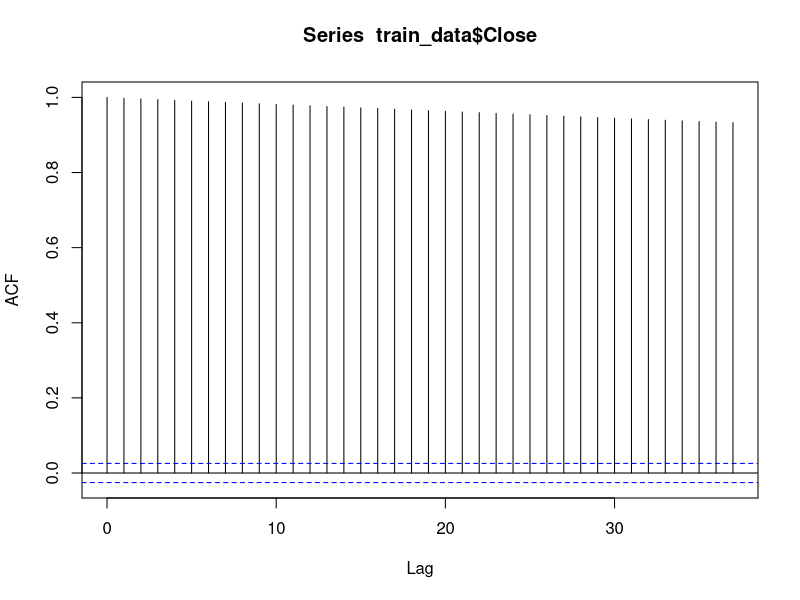
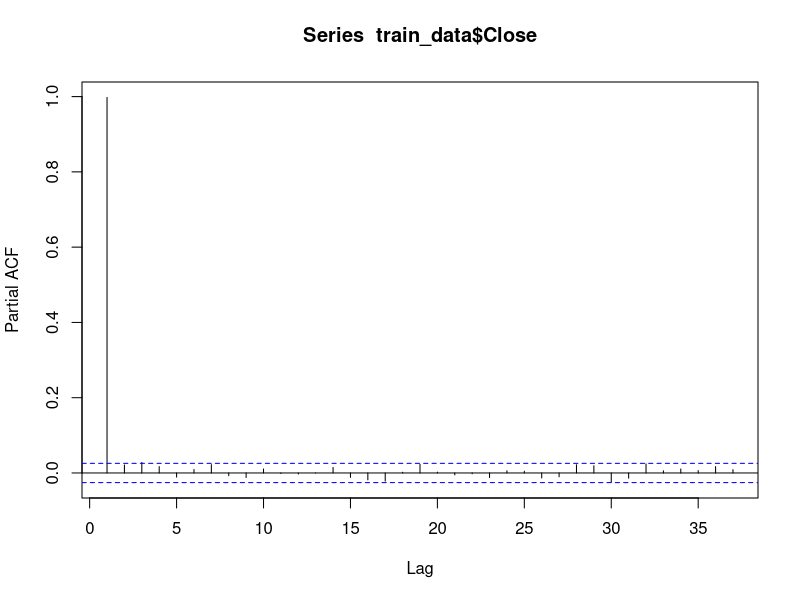
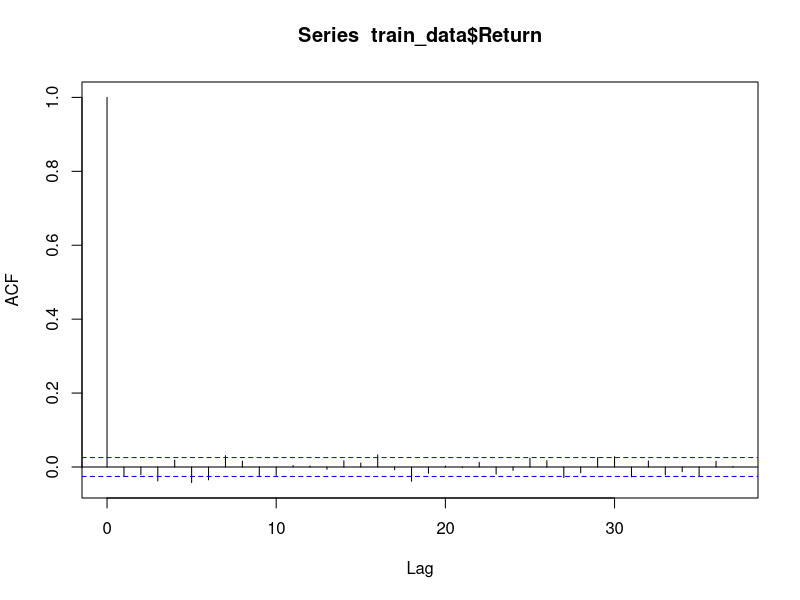
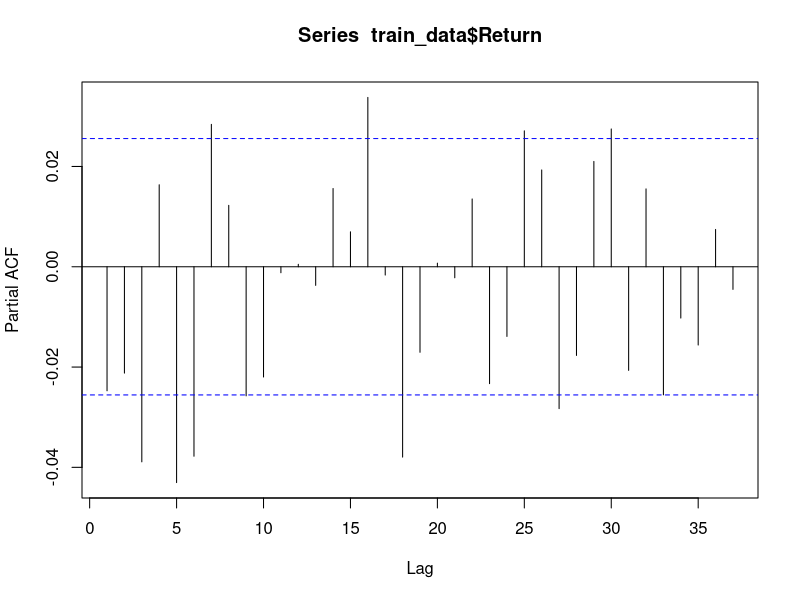
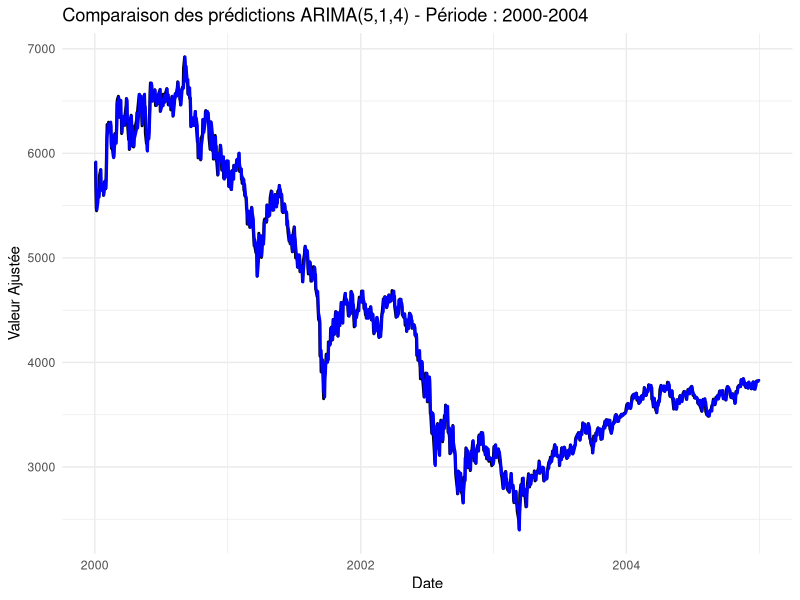
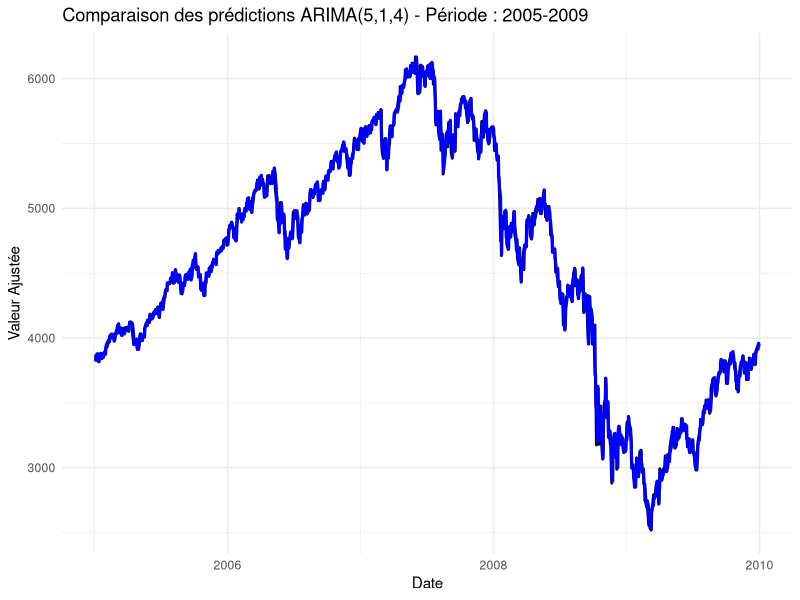
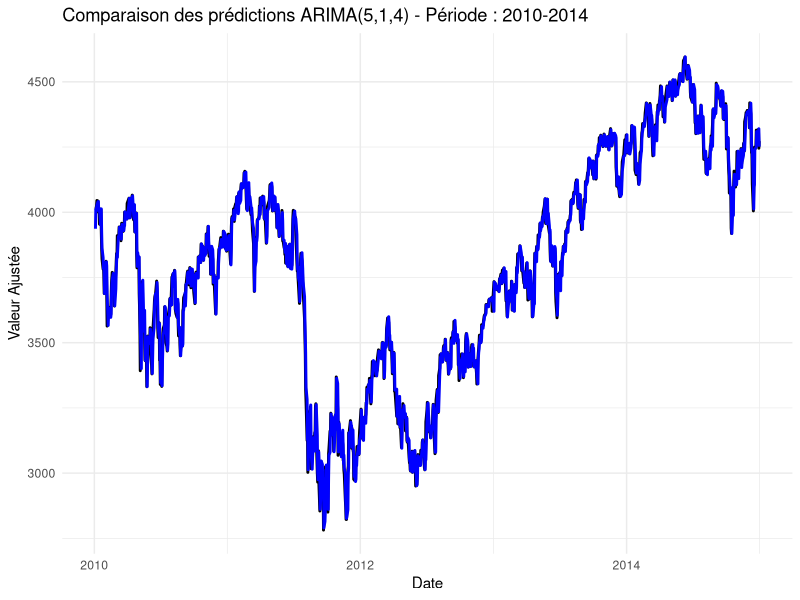
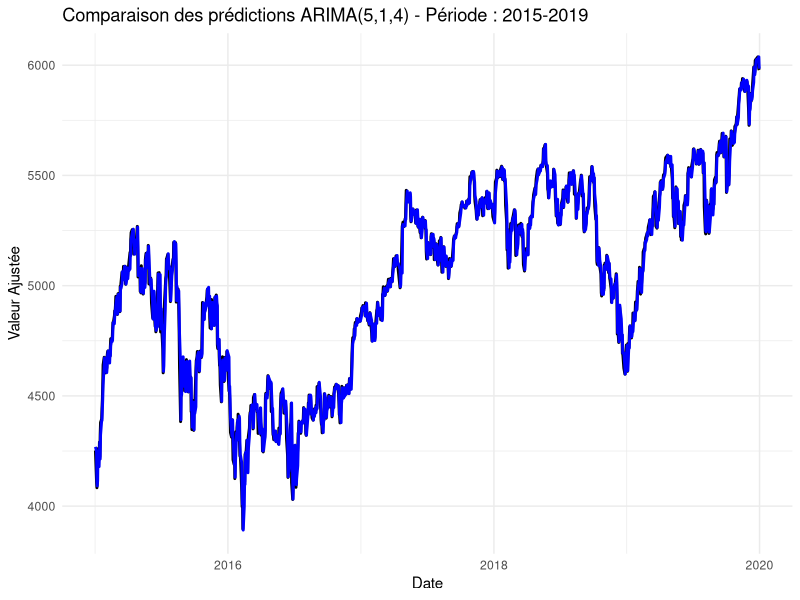

R code for these plots, in order: (Note: a time limit stopped this script after it produced the figures.)
## ---- chunk 1
knitr::opts_chunk$set(echo = TRUE)
## ---- chunk 2

if (!require("tidyverse")) install.packages("tidyverse")
if (!require("tseries")) install.packages("tseries")
if (!require("urca")) install.packages("urca")


library(dplyr)
library(tidyverse)
library(tseries)
library(urca)

## ---- chunk 3
final_database <- read_csv("final_database.csv", show_col_types = FALSE)
final_database$Date <- as.Date(final_database$Date)

numeric_columns <- setdiff(names(final_database), "Date")  
final_database[numeric_columns] <- lapply(final_database[numeric_columns], as.numeric)

## ---- chunk 4

train_data <- final_database %>% filter(Date < "2023-01-01")
test_data <- final_database %>% filter(Date >= "2023-01-01")

## ---- chunk 5
acf(train_data$Close)
pacf(train_data$Close)
acf(train_data$Return)
pacf(train_data$Return)
## ---- chunk 6
# Définir les paramètres pour les modèles ARMA
p_values <- 1:6  # Valeurs de p
q_values <- 1:6  # Valeurs de q

# Stocker les modèles et leurs résultats
models <- list()
valid_models <- list()
aic_values <- c()
bic_values <- c()
box_test_results <- list()

# Ajustement des modèles ARMA et vérification de la blancheur des résidus sur l'ensemble train
for (p in p_values) {
  for (q in q_values) {
    model_name <- paste0("ARIMA", p, q)
    
    # Ajuster le modèle ARMA(p, q) sur les train_data$Return
    models[[model_name]] <- arima(train_data$Close, order = c(p, 1, q))
    
    # Récupérer les résidus et effectuer le test de Ljung-Box
    resid <- residuals(models[[model_name]])
    box_test <- Box.test(resid, lag = 30)
    
    # Stocker le résultat du test
    box_test_results[[model_name]] <- box_test
    
    # Si les résidus sont blancs (p-value > 0.05), ajouter à la liste des modèles valides
    if (box_test$p.value > 0.05) {
      valid_models[[model_name]] <- models[[model_name]]
      aic_values[model_name] <- AIC(models[[model_name]])
      bic_values[model_name] <- BIC(models[[model_name]])
    }
  }
}

# Afficher les résultats des tests de blancheur
cat("Résultats des tests de blancheur des résidus (p-value) :\n")
for (model_name in names(box_test_results)) {
  cat(model_name, ": p-value =", box_test_results[[model_name]]$p.value, "\n")
}

# Évaluer les modèles valides uniquement
if (length(valid_models) > 0) {
  cat("\nCritères AIC et BIC pour les modèles valides :\n")
  aic_results <- data.frame(Model = names(aic_values), AIC = aic_values, BIC = bic_values)
  print(aic_results[order(aic_results$AIC), ])  # Trier par AIC

  # Identifier le meilleur modèle parmi les modèles valides
  best_model <- names(which.min(aic_values))
  cat("\nMeilleur modèle basé sur AIC parmi les modèles valides :", best_model, "\n")
} else {
  cat("\nAucun modèle n'a passé le test de blancheur des résidus.\n")
}


## ---- chunk 7
library(ggplot2)
library(dplyr)

# Ajuster le modèle ARIMA(5,1,4) sur l'ensemble d'entraînement
best_arma_model <- arima(train_data$Close, order = c(5, 1, 4))

# Résumé du modèle ARIMA
summary(best_arma_model)

# Faire des prédictions pour l'ensemble d'entraînement (valeurs ajustées)
fitted_train <- train_data$Close - residuals(best_arma_model)

# Créer un data frame pour les vraies valeurs et les prédictions in-sample
plot_data_train <- data.frame(
  Time = train_data$Date,
  Observed = train_data$Close,
  Predicted = fitted_train
)

# Calculer les erreurs sur l'ensemble d'entraînement
errors_train <- plot_data_train$Observed - plot_data_train$Predicted
rmse_train <- sqrt(mean(errors_train^2))
mae_train <- mean(abs(errors_train))

# Afficher les résultats pour l'ensemble d'entraînement
cat("Performance du modèle ARIMA(5,1,4) pour l'ensemble d'entraînement :\n")
cat("RMSE : ", rmse_train, "\n")
cat("MAE : ", mae_train, "\n")

# Ajouter une colonne pour les années et découper par tranches de 5 ans
plot_data_train <- plot_data_train %>%
  mutate(
    Year = as.numeric(format(Time, "%Y")),
    Period = paste0(floor(Year / 5) * 5, "-", floor(Year / 5) * 5 + 4)  # Tranches de 5 ans
  )

# Découper les données en tranches de 5 ans
periods <- unique(plot_data_train$Period)

# Générer un graphique pour chaque tranche de 5 ans
for (period in periods) {
  # Filtrer les données pour la tranche actuelle
  period_data <- filter(plot_data_train, Period == period)
  
  # Générer un graphique pour la tranche actuelle
  p <- ggplot(period_data, aes(x = Time)) +
    geom_line(aes(y = Observed), color = 'black', linewidth = 1) +  # Série observée en noir
    geom_line(aes(y = Predicted), color = 'blue', linewidth = 1) +  # Prédictions en bleu
    labs(
      title = paste("Comparaison des prédictions ARIMA(5,1,4) - Période :", period),
      x = "Date", y = "Valeur Ajustée"
    ) +
    theme_minimal()
  
  # Afficher le graphique
  print(p)
}


# Faire des prédictions sur l'ensemble de test (n.ahead = longueur de test_data)
predictions_test <- predict(best_arma_model, n.ahead = length(test_data$Close))$pred

# Créer un data frame pour les valeurs observées et les prédictions de test
plot_data_test <- data.frame(
  Time = test_data$Date,
  Observed = test_data$Close,
  Predicted = predictions_test
)

# Tracer les vraies valeurs et les prédictions pour l'ensemble de test
ggplot(plot_data_test, aes(x = Time)) +
  geom_line(aes(y = Observed, color = "Observed"), size = 1) +
  geom_line(aes(y = Predicted, color = "Predicted"), linetype = "dashed", size = 1) +
  labs(title = "Prédictions vs Valeurs Réelles - Test", x = "Date", y = "Valeur Ajustée") +
  scale_color_manual(values = c("Observed" = "blue", "Predicted" = "red")) +
  theme_minimal()

# Calculer les erreurs sur l'ensemble de test
errors_test <- plot_data_test$Observed - plot_data_test$Predicted

# Calculer RMSE et MAE pour l'ensemble de test
rmse_test <- sqrt(mean(errors_test^2))
mae_test <- mean(abs(errors_test))

# Afficher les résultats pour l'ensemble de test
cat("Performance du modèle ARIMA(5,1,4) pour l'ensemble de test :\n")
cat("RMSE : ", rmse_test, "\n")
cat("MAE : ", mae_test, "\n")

## ---- chunk 8
library(dplyr)
library(tidyr)
exog <- dplyr::select(train_data, Momentum, Stochastic_K, CCI)

arimax_model <- arima(train_data$Close, order = c(4, 1, 5), xreg = exog)
fitted_arimax <- train_data$Close - residuals(arimax_model)

rmse_arimax <- sqrt(mean(residuals(arimax_model)^2, na.rm = TRUE))
mae_arimax <- mean(abs(residuals(arimax_model)), na.rm = TRUE)
cat("Performance ARIMAX(4,1,5) avec GDP:\n")
cat("RMSE :", rmse_arimax, "\n")
cat("MAE :", mae_arimax, "\n")

# 6. Visualiser les prédictions in-sample
plot_data <- data.frame(
  Time = train_data$Date,  
  Observed = train_data$Close, 
  ARIMAX = fitted_arimax
)

ggplot(plot_data, aes(x = Time)) +
  geom_line(aes(y = Observed, color = "Observed")) +
  geom_line(aes(y = ARIMAX, color = "ARIMAX"), linetype = "dashed") +
  labs(title = "Modèle ARIMAX",
       x = "Date", y = "Close") +
  scale_color_manual(values = c("Observed" = "black", "ARIMAX" = "red")) +
  theme_minimal()


## ---- chunk 9
# Préparer les données exogènes pour l'ensemble de test

exog_test <- dplyr::select(test_data, Momentum, Stochastic_K, CCI)

# Faire des prédictions sur l'ensemble test
predictions_test <- predict(arimax_model, n.ahead = nrow(test_data), newxreg = exog_test)

# Extraire les prédictions
predicted_test <- predictions_test$pred

# Créer un data frame avec les vraies valeurs et les prédictions
plot_data_test <- data.frame(
  Time = test_data$Date,
  Observed = test_data$Close,
  Predicted = predicted_test
)

# Calculer les erreurs
errors_test <- plot_data_test$Observed - plot_data_test$Predicted
rmse_test <- sqrt(mean(errors_test^2))
mae_test <- mean(abs(errors_test))

# Afficher les résultats
cat("Performance ARIMAX(4,1,5) sur l'ensemble test :\n")
cat("RMSE :", rmse_test, "\n")
cat("MAE :", mae_test, "\n")

# Visualiser les résultats
ggplot(plot_data_test, aes(x = Time)) +
  geom_line(aes(y = Observed, color = "Observed")) +
  geom_line(aes(y = Predicted, color = "Predicted"), linetype = "dashed") +
  labs(title = "Prédictions ARIMAX vs Observations - Ensemble Test",
       x = "Date", y = "Close") +
  scale_color_manual(values = c("Observed" = "black", "Predicted" = "red")) +
  theme_minimal()

## ---- chunk 10
# Définir les paramètres pour les modèles ARMA
p_values <- 1:6  # Valeurs de p
q_values <- 1:6  # Valeurs de q

# Stocker les modèles et leurs résultats
models <- list()
valid_models <- list()
aic_values <- c()
bic_values <- c()
box_test_results <- list()

# Ajustement des modèles ARMA et vérification de la blancheur des résidus sur l'ensemble train
for (p in p_values) {
  for (q in q_values) {
    model_name <- paste0("ARMA", p, q)
    
    # Ajuster le modèle ARMA(p, q) sur les train_data$Return
    models[[model_name]] <- arima(train_data$Return, order = c(p, 0, q))
    
    # Récupérer les résidus et effectuer le test de Ljung-Box
    resid <- residuals(models[[model_name]])
    box_test <- Box.test(resid, lag = 30)
    
    # Stocker le résultat du test
    box_test_results[[model_name]] <- box_test
    
    # Si les résidus sont blancs (p-value > 0.05), ajouter à la liste des modèles valides
    if (box_test$p.value > 0.05) {
      valid_models[[model_name]] <- models[[model_name]]
      aic_values[model_name] <- AIC(models[[model_name]])
      bic_values[model_name] <- BIC(models[[model_name]])
    }
  }
}

# Afficher les résultats des tests de blancheur
cat("Résultats des tests de blancheur des résidus (p-value) :\n")
for (model_name in names(box_test_results)) {
  cat(model_name, ": p-value =", box_test_results[[model_name]]$p.value, "\n")
}

# Évaluer les modèles valides uniquement
if (length(valid_models) > 0) {
  cat("\nCritères AIC et BIC pour les modèles valides :\n")
  aic_results <- data.frame(Model = names(aic_values), AIC = aic_values, BIC = bic_values)
  print(aic_results[order(aic_results$AIC), ])  # Trier par AIC

  # Identifier le meilleur modèle parmi les modèles valides
  best_model <- names(which.min(aic_values))
  cat("\nMeilleur modèle basé sur AIC parmi les modèles valides :", best_model, "\n")
} else {
  cat("\nAucun modèle n'a passé le test de blancheur des résidus.\n")
}

## ---- chunk 11
library(ggplot2)
library(dplyr)

arma_model <- arima(train_data$Return, order = c(2, 0, 5))

# Faire des prédictions in-sample (valeurs ajustées)
fitted_train <- train_data$Return - residuals(arma_model)

# Préparer les données pour ggplot
plot_data_train <- data.frame(
  Time = train_data$Date,  # Exclure la première ligne (log diff)
  Observed = train_data$Return,   # Série log_returns
  Predicted = fitted_train        # Prédictions du modèle ARMA
)

# Ajouter une colonne pour grouper les années par tranches de 5 ans
plot_data_train <- plot_data_train %>%
  mutate(
    Year = as.numeric(format(Time, "%Y")),  # Extraire l'année
    Period = paste0(floor(Year / 5) * 5, "-", floor(Year / 5) * 5 + 4)  # Grouper par tranches de 5 ans
  )

# Identifier toutes les tranches de 5 ans
periods <- unique(plot_data_train$Period)

# Générer un graphique pour chaque tranche de 5 ans
for (period in periods) {
  # Filtrer les données pour la tranche actuelle
  period_data <- filter(plot_data_train, Period == period)
  
  # Créer le graphique
  p <- ggplot(period_data, aes(x = Time)) +
    geom_line(aes(y = Observed), color = 'black', linewidth = 1) +  # Série observée en noir
    geom_line(aes(y = Predicted), color = 'blue', linewidth = 1) +  # Prédictions en bleu
    labs(
      title = paste("Comparaison des prédictions ARMA - Période :", period),
      x = "Date", 
      y = "Log-Returns"
    ) +
    theme_minimal() +
    theme(legend.position = "none")
  
  # Afficher le graphique
  print(p)
}

# Performance globale sur l'ensemble train
errors_train <- plot_data_train$Observed - plot_data_train$Predicted
rmse_train <- sqrt(mean(errors_train^2))
mae_train <- mean(abs(errors_train))

cat("Performance globale sur l'ensemble train:\n")
cat("RMSE: ", rmse_train, "\n")
cat("MAE: ", mae_train, "\n")

# Analyse pour octobre 2008
subsample_month_train <- filter(plot_data_train, Year == 2008 & format(Time, "%m") == "10")
errors_month_train <- subsample_month_train$Observed - subsample_month_train$Predicted
rmse_month_train <- sqrt(mean(errors_month_train^2))
mae_month_train <- mean(abs(errors_month_train))

cat("Performance pour octobre 2008:\n")
cat("RMSE: ", rmse_month_train, "\n")
cat("MAE: ", mae_month_train, "\n")

## ---- chunk 12
library(forecast)
library(ggplot2)
library(dplyr)

# 1. Prédictions in-sample sur l'ensemble test avec le modèle ARMA
forecast_result <- forecast(arma_model, h = length(test_data$Return))

# 2. Extraire les prédictions
predictions_test <- forecast_result$mean

# 3. Préparer les données pour ggplot pour l'ensemble test
plot_data_test <- data.frame(
  Time = test_data$Date,
  Observed = test_data$Return,
  Predicted = predictions_test
)

# 4. Transformation en prix de clôture
# Dernier prix de clôture connu (fin de l'ensemble train)
last_train_price <- 6473.76  # Remplacez par le prix de clôture réel si nécessaire

plot_data_test <- plot_data_test %>%
  mutate(
    Observed_Price = last_train_price * cumprod(exp(Observed)),  # Transformation des log-returns observés
    Predicted_Price = last_train_price * cumprod(exp(Predicted))  # Transformation des log-returns prédites
  )

# 5. Calcul des erreurs pour les prix
errors_test <- plot_data_test$Observed_Price - plot_data_test$Predicted_Price

# Calcul des métriques : RMSE et MAE pour l'ensemble test
rmse_test <- sqrt(mean(errors_test^2, na.rm = TRUE))
mae_test <- mean(abs(errors_test), na.rm = TRUE)

# Afficher les résultats pour l'ensemble test
cat("Performance du modèle ARMA sur les prix de clôture pour l'ensemble test:\n")
cat("RMSE (Prix): ", rmse_test, "\n")
cat("MAE (Prix): ", mae_test, "\n")

# 7. Graphique des prix de clôture
ggplot(plot_data_test, aes(x = Time)) +
  geom_line(aes(y = Observed_Price, color = "Observed Price"), linewidth = 1) +  # Prix observés en noir
  geom_line(aes(y = Predicted_Price, color = "Predicted Price"), linewidth = 1) +  # Prix prédit en bleu
  labs(title = "ARMA Predictions on Closing Prices (Test Set)",
       x = "Date", y = "Closing Prices") +
  scale_color_manual(values = c("Observed Price" = "black", "Predicted Price" = "blue")) +
  theme_minimal()

## ---- chunk 13
# Liste des variables I(1)
variables_I1 <- c("GDPV", "CPIH_YTYPCT", "UNR_us", "High_minus_Low", "SMA_5",
                  "SMA_10", "SMA_20", "WMA_5", "WMA_10", "WMA_20", "RSI", "Williams_R", "MACD")

# Fonction pour préparer les données différenciées
prepare_diff_data <- function(data, vars) {
  data %>%
    dplyr::select(all_of(vars)) %>%
    mutate(across(everything(), ~ c(NA, diff(.)))) %>%
    filter(complete.cases(.))
}

# Initialiser les résultats
results <- data.frame(Combination = character(), RMSE_train = numeric(), MAE_train = numeric(), stringsAsFactors = FALSE)

# Tester toutes les combinaisons de 1 à 4 variables
combinations <- unlist(lapply(1:4, function(k) combn(variables_I1, k, simplify = FALSE)), recursive = FALSE)

# Premier prix de clôture connu pour l'ensemble train
first_train_price <- 5917.37

# Boucle sur chaque combinaison
for (comb in combinations) {
  # Préparer les données différenciées pour train
  exog_train <- prepare_diff_data(train_data, comb)
  
  # Sauter si les données exogènes ne correspondent pas en taille
  if (nrow(exog_train) != nrow(train_data) - 1) next
  
  # Ajuster la variable dépendante
  dependent_var_train <- train_data$Return[-1]
  
  # Ajuster le modèle ARMAX
  armax_model <- tryCatch(
    arima(dependent_var_train, order = c(2, 0, 5), xreg = as.matrix(exog_train)),
    error = function(e) NULL
  )
  
  # Vérifier si le modèle a été correctement ajusté
  if (is.null(armax_model)) next
  
  # Prédictions sur l'ensemble train (one-step-ahead pour chaque observation)
  predictions_train <- tryCatch(
    fitted(armax_model),
    error = function(e) NULL
  )
  
  # Vérifier si les prédictions ont été effectuées
  if (is.null(predictions_train)) next
  
  # Transformation en prix de clôture
  observed_prices_train <- first_train_price * cumprod(exp(dependent_var_train))
  predicted_prices_train <- first_train_price * cumprod(exp(predictions_train))
  
  # Calcul des erreurs sur train
  errors_prices_train <- observed_prices_train - predicted_prices_train
  rmse_train <- sqrt(mean(errors_prices_train^2, na.rm = TRUE))
  mae_train <- mean(abs(errors_prices_train), na.rm = TRUE)
  
  # Ajouter les résultats
  results <- rbind(results, data.frame(
    Combination = paste(comb, collapse = ", "),
    RMSE_train = rmse_train,
    MAE_train = mae_train,
    stringsAsFactors = FALSE
  ))
}

# Identifier le meilleur modèle sur l'ensemble train
best_model <- results[which.min(results$RMSE_train), ]

# Afficher les résultats
cat("Meilleur modèle trouvé sur l'ensemble train :\n")
print(best_model)

# Afficher tous les résultats triés par RMSE sur l'ensemble train
results <- results[order(results$RMSE_train), ]
print(head(results, 20))  # Top 20 modèles

## ---- chunk 14
library(dplyr)
library(forecast)

# Variables I(0)
variables_I0 <- c("Close_minus_Open", "Momentum", "Stochastic_K", "Stochastic_D", "CCI")


# Meilleures combinaisons de variables I(1)
best_combinations_I1 <- list(
  c("CPIH_YTYPCT", "UNR_us", "High_minus_Low", "SMA_5"),
  c("CPIH_YTYPCT", "UNR_us", "WMA_5", "MACD"),
  c("CPIH_YTYPCT", "UNR_us", "High_minus_Low", "WMA_5"),
  c("CPIH_YTYPCT", "UNR_us", "SMA_5"),
  c("CPIH_YTYPCT", "UNR_us", "WMA_5"),
  c("CPIH_YTYPCT", "UNR_us", "SMA_5", "Williams_R"),
  c("CPIH_YTYPCT", "UNR_us", "SMA_5", "RSI"),
  c("GDPV", "CPIH_YTYPCT", "UNR_us"),
  c("UNR_us", "High_minus_Low", "SMA_5", "MACD"),
  c("CPIH_YTYPCT", "UNR_us", "WMA_5", "Williams_R")
)

# Fonction pour préparer les données différenciées (uniquement pour I(1))
prepare_diff_data_I1 <- function(data, vars) {
  data %>%
    dplyr::select(all_of(vars)) %>%
    mutate(across(everything(), ~ c(NA, diff(.)))) %>%
    filter(complete.cases(.))
}

# Initialiser les résultats
results <- data.frame(Combination = character(), RMSE_train = numeric(), MAE_train = numeric(), stringsAsFactors = FALSE)

# Premier prix de clôture connu pour l'ensemble train
first_train_price <- 5917.37

# Tester chaque combinaison I(1) enrichie par des variables I(0)
for (comb_I1 in best_combinations_I1) {
  for (k in 1:4) {  # Ajouter 1 à 4 variables I(0)
    comb_I0 <- combn(variables_I0, k, simplify = FALSE)
    
    for (extra_vars in comb_I0) {
      # Combinaison totale
      total_combination <- c(comb_I1, extra_vars)
      
      # Préparer les données différenciées pour les variables I(1)
      exog_train_I1 <- prepare_diff_data_I1(train_data, comb_I1)
      
      # Extraire les variables I(0) sans les différencier
      exog_train_I0 <- train_data %>%
        dplyr::select(all_of(extra_vars)) %>%
        filter(row_number() > 1)  # Aligner avec les données différenciées
      
      # Vérifier que les tailles des jeux de données correspondent
      if (nrow(exog_train_I1) != nrow(exog_train_I0)) next
      
      # Combiner les variables I(1) différenciées et I(0) brutes
      exog_train <- cbind(exog_train_I1, exog_train_I0)
      
      # Ajuster la variable dépendante
      dependent_var_train <- train_data$Return[-1]
      
      # Ajuster le modèle ARMAX
      armax_model <- tryCatch(
        arima(dependent_var_train, order = c(2, 0, 5), xreg = as.matrix(exog_train)),
        error = function(e) NULL
      )
      
      # Vérifier si le modèle a été correctement ajusté
      if (is.null(armax_model)) next
      
      # Prédictions sur l'ensemble train (one-step-ahead pour chaque observation)
      predictions_train <- tryCatch(
        fitted(armax_model),
        error = function(e) NULL
      )
      
      # Vérifier si les prédictions ont été effectuées
      if (is.null(predictions_train)) next
      
      # Transformation en prix de clôture
      observed_prices_train <- first_train_price * cumprod(exp(dependent_var_train))
      predicted_prices_train <- first_train_price * cumprod(exp(predictions_train))
      
      # Calcul des erreurs sur train
      errors_prices_train <- observed_prices_train - predicted_prices_train
      rmse_train <- sqrt(mean(errors_prices_train^2, na.rm = TRUE))
      mae_train <- mean(abs(errors_prices_train), na.rm = TRUE)
      
      # Ajouter les résultats
      results <- rbind(results, data.frame(
        Combination = paste(total_combination, collapse = ", "),
        RMSE_train = rmse_train,
        MAE_train = mae_train,
        stringsAsFactors = FALSE
      ))
    }
  }
}

# Identifier le meilleur modèle sur l'ensemble train
best_model <- results[which.min(results$RMSE_train), ]

# Afficher les résultats
cat("Meilleur modèle trouvé sur l'ensemble train :\n")
print(best_model)

# Afficher les 20 meilleurs modèles
results <- results[order(results$RMSE_train), ]
print(head(results, 20))

## ---- chunk 15
# Variables pour la combinaison sélectionnée
selected_I1 <- c("CPIH_YTYPCT", "UNR_us", "SMA_5")
selected_I0 <- c("Close_minus_Open", "Momentum", "Stochastic_K", "CCI")

# Fonction pour préparer les données différenciées (uniquement I(1))
prepare_diff_data_I1 <- function(data, vars) {
  data %>%
    dplyr::select(all_of(vars)) %>%
    mutate(across(everything(), ~ c(NA, diff(.)))) %>%
    filter(complete.cases(.))
}

# Préparer les données différenciées pour train et test
exog_train_I1 <- prepare_diff_data_I1(train_data, selected_I1)
exog_test_I1 <- prepare_diff_data_I1(test_data, selected_I1)

# Préparer les variables I(0) pour train et test
exog_train_I0 <- train_data %>%
  dplyr::select(all_of(selected_I0)) %>%
  filter(row_number() > 1)  # Alignement avec I(1)

exog_test_I0 <- test_data %>%
  dplyr::select(all_of(selected_I0)) %>%
  filter(row_number() > 1)  # Alignement avec I(1)

# Vérifier la compatibilité des tailles
if (nrow(exog_train_I1) != nrow(exog_train_I0) || nrow(exog_test_I1) != nrow(exog_test_I0)) {
  stop("Les tailles des données train/test ne correspondent pas.")
}

# Combiner les données I(1) différenciées et I(0) brutes
exog_train <- cbind(exog_train_I1, exog_train_I0)
exog_test <- cbind(exog_test_I1, exog_test_I0)

# Ajuster la variable dépendante pour train
dependent_var_train <- train_data$Return[-1]

# Ajuster le modèle ARMAX
armax_model <- tryCatch(
  arima(dependent_var_train, order = c(2, 0, 5), xreg = as.matrix(exog_train)),
  error = function(e) stop("Erreur lors de l'ajustement du modèle : ", e)
)

# Prédictions sur l'ensemble test
predictions_test <- tryCatch(
  predict(armax_model, n.ahead = nrow(exog_test), newxreg = as.matrix(exog_test))$pred,
  error = function(e) stop("Erreur lors des prédictions : ", e)
)

# Premier prix de clôture connu pour l'ensemble test
last_train_price <- 6473.76

# Calcul des prix observés et prédits
observed_prices_test <- last_train_price * cumprod(exp(test_data$Return[-1]))
predicted_prices_test <- last_train_price * cumprod(exp(predictions_test))

# Calcul des erreurs
errors_prices_test <- observed_prices_test - predicted_prices_test
rmse_test <- sqrt(mean(errors_prices_test^2, na.rm = TRUE))
mae_test <- mean(abs(errors_prices_test), na.rm = TRUE)

# Calcul du R-carré (coefficient de détermination)
ss_total_test <- sum((observed_prices_test - mean(observed_prices_test, na.rm = TRUE))^2, na.rm = TRUE)  # Somme totale des carrés
ss_residual_test <- sum(errors_prices_test^2, na.rm = TRUE)  # Somme des carrés résiduels
r_squared_test <- 1 - (ss_residual_test / ss_total_test)  # R-carré

# Afficher les métriques de performance
cat("Métriques de performance sur l'ensemble test :\n")
cat("RMSE :", rmse_test, "\n")
cat("MAE :", mae_test, "\n")
cat("R-carré :", r_squared_test, "\n")

# Tracer les prix observés et prédits
library(ggplot2)
df_plot <- data.frame(
  Date = test_data$Date[-1], 
  Observed = observed_prices_test,
  Predicted = predicted_prices_test
)

ggplot(df_plot, aes(x = Date)) +
  geom_line(aes(y = Observed, color = "Observed price")) +
  geom_line(aes(y = Predicted, color = "Predicted price")) +
  labs(
    title = "Actual vs predicted prices on the test set",
    x = "Date",
    y = "Prices",
    color = "Caption"
  ) +
  theme_minimal()
